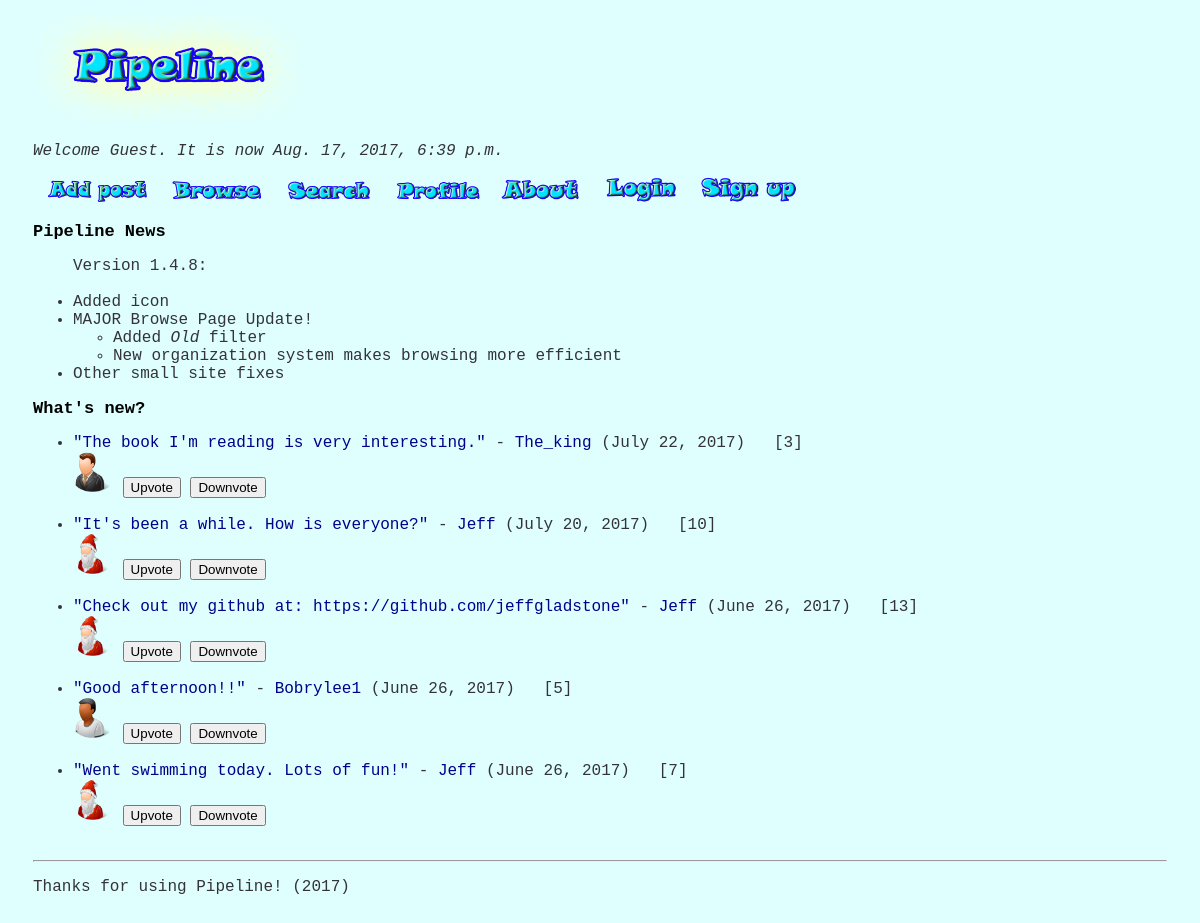
The app's page /, older data.
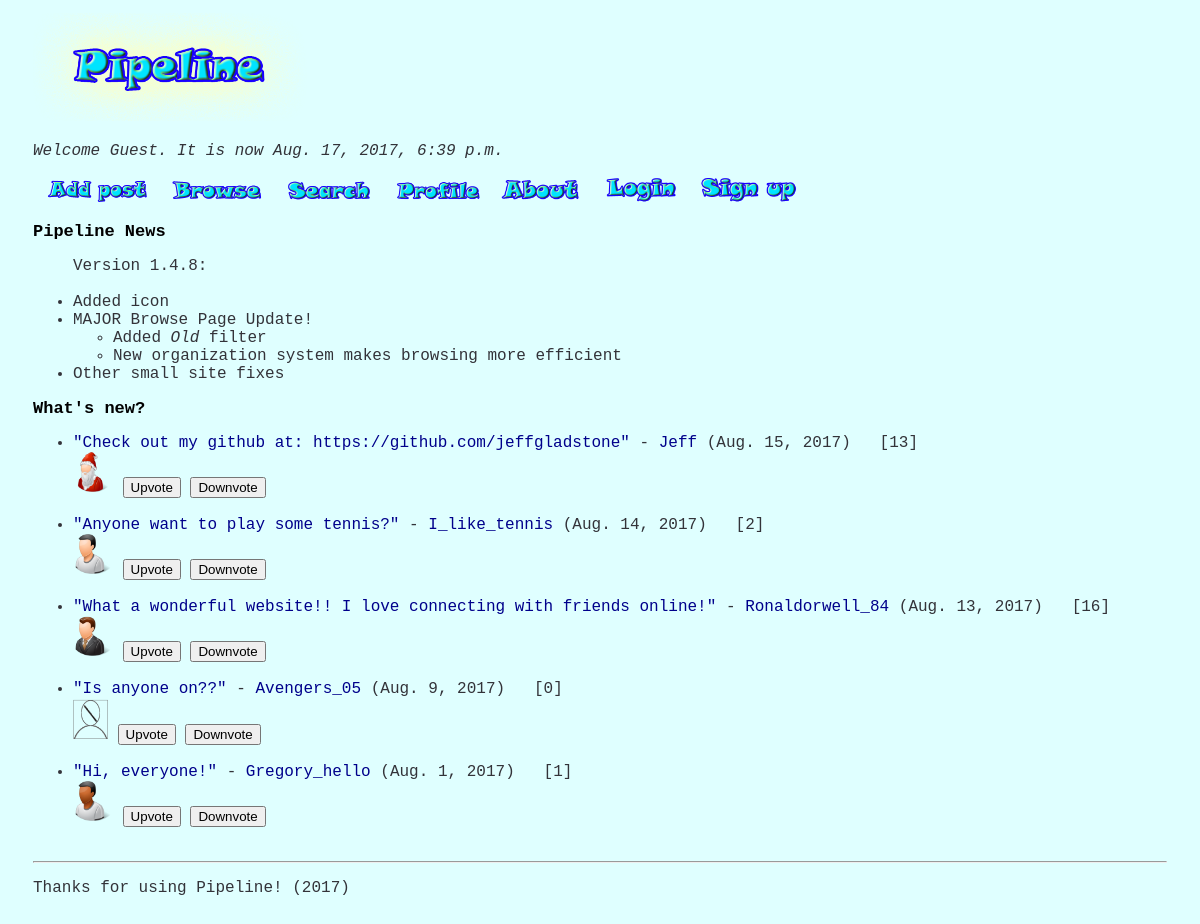
The same page, newer data.
### posts/models.py (models this page shows, shortened)
class Post(models.Model):
    message = models.CharField(max_length=100)
    post_date = models.DateTimeField()
    user = models.ForeignKey(User, null = True, blank = True)
    votes = models.IntegerField()

### pipeline/views.py (the view)
# urls.py: url(r'^$', homepage),
def homepage(request):
    first_name = 'guest'
    now = datetime.datetime.now()
    posts = sort_posts_recent(Post.objects.all())
    posts = posts[0:5]             #Cuts list of posts short for homepage
    if request.user.username:
        username = request.user.username
        first_name = request.user.first_name
    else:
        username = 'guest'
    return render(request, 'homepage.html', {'current_date': now, 'posts': posts, 'username': username, 'first_name': first_name})

### pipeline/views.py (called while the page is built)
def sort_posts_recent(posts_data):
    post_tuples = [(single_post.post_date, single_post) for single_post in posts_data]
    sorted_posts = [item[1] for item in sorted(post_tuples, key=lambda tup: tup[0], reverse=True)]
    return sorted_posts

### templates/homepage.html (shortened to what this page needs)
{% extends "base.html" %}
{% block content %}
<p><i>Welcome {{ first_name | capfirst }}. It is now {{ current_date }}</i></p>
{% load static %}
<a href = "addpost"><img src = "{% static 'pipeline/add_post.png' %}" alt = "Add Post" width = "130px" ></a>
<a href = "browse/new/1"><img src = "{% static 'pipeline/browse.png' %}" alt = "Browse" width = "100px" ></a> &nbsp;
<a href = "search"><img src = "{% static 'pipeline/search_term.png' %}" alt = "Search" width = "100px" ></a> &nbsp;
{% if user.username %}
<a href = "profile/{{request.user.id}}"><img src = "{% static 'pipeline/profile.png' %}" alt = "Profile" width = "95px" ></a> &nbsp;
{% else %}
<a href = "profile/0"><img src = "{% static 'pipeline/profile.png' %}" alt = "Profile" width = "95px" ></a> &nbsp;
{% endif %}
<a href = "about"><img src = "{% static 'pipeline/about.png' %}" alt = "About" width = "85px" ></a> &nbsp;&nbsp;
{% if username == 'guest' %}
<a href = "login"><img src = "{% static 'pipeline/login.png' %}" alt = "Login" width = "85px" ></a> &nbsp;
<a href = "signup"><img src = "{% static 'pipeline/signup.png' %}" alt = "Sign Up" width = "105px" ></a> &nbsp;
{% endif %}
<h2>Pipeline News</h2>
<ul>Version 1.4.8:
    <li>Added icon</li>
    <li>MAJOR Browse Page Update!
        <ul><li>Added <i>Old</i> filter</li>
        <li>New organization system makes browsing more efficient</li></ul>
    </li>
    <li>Other small site fixes</li>
</ul>
<h2>What's new?</h2>
<ul>
	{% for post in posts %}
	<li><a href = "/post/{{post.id}}">"{{ post.message }}"</a> - <a href = "/profile/{{post.user.id}}">{{ post.user.username | capfirst }}</a> {% if post.post_date.date == current_date.date %}(Today, {{ post.post_date.time }}){% else %}({{ post.post_date.date }}){% endif %} &nbsp; [{{ post.votes }}]</li>
{% if post.user.profile.avatar == 'no_avatar' %}<img src = "{% static 'avatars/no_avatar.png' %}" alt = "No Avatar" width = "35px">
        {% elif post.user.profile.avatar == 'avatar1' %}<img src = "{% static 'avatars/avatar1.png' %}" alt = "Avatar 1" width = "40px">
        {% elif post.user.profile.avatar == 'avatar2' %}<img src = "{% static 'avatars/avatar2.png' %}" alt = "Avatar 2" width = "40px">
        {% elif post.user.profile.avatar == 'avatar3' %}<img src = "{% static 'avatars/avatar3.png' %}" alt = "Avatar 3" width = "40px">
        {% elif post.user.profile.avatar == 'avatar4' %}<img src = "{% static 'avatars/avatar4.png' %}" alt = "Avatar 4" width = "40px">
        {% elif post.user.profile.avatar == 'avatar5' %}<img src = "{% static 'avatars/avatar5.png' %}" alt = "Avatar 5" width = "40px">
        {% elif post.user.profile.avatar == 'avatar6' %}<img src = "{% static 'avatars/avatar6.png' %}" alt = "Avatar 6" width = "40px">
        {% elif post.user.profile.avatar == 'avatar7' %}<img src = "{% static 'avatars/avatar7.png' %}" alt = "Avatar 7" width = "40px">
        {% elif post.user.profile.avatar == 'avatar8' %}<img src = "{% static 'avatars/avatar8.png' %}" alt = "Avatar 8" width = "40px">
        {% elif post.user.profile.avatar == 'avatar9' %}<img src = "{% static 'avatars/avatar9.png' %}" alt = "Avatar 9" width = "40px">
        {% elif post.user.profile.avatar == 'avatar10' %}<img src = "{% static 'avatars/avatar10.png' %}" alt = "Avatar 10" width = "40px">{% endif %}</li>
<form action="/post/{{post.id}}" method="get">
	<input type="submit" name = "q" value="Upvote"></form>
<form action="/post/{{post.id}}" method="get">
	<input type="submit" name = "q" value="Downvote">
</form>
{% endfor %}
</ul>
{% endblock %}

Row changes from the older to the newer data that the page shows:
no longer on this page (row unchanged): Post: message "The book I'm reading is very interesting.", user.username "The_king", post_date "July 22, 2017", votes "3"
no longer on this page (row unchanged): Post: message "It's been a while. How is everyone?", user.username "Jeff", post_date "July 20, 2017", votes "10"
no longer on this page (row unchanged): Post: message "Good afternoon!!", user.username "Bobrylee1", post_date "June 26, 2017", votes "5"
no longer on this page (row unchanged): Post: message "Went swimming today. Lots of fun!", user.username "Jeff", post_date "June 26, 2017", votes "7"
changed Post "Check out my github at: https://github.com/jeffgladstone": post_date "June 26, 2017" → "Aug. 15, 2017"
added Post: message "Anyone want to play some tennis?", user.username "I_like_tennis", post_date "Aug. 14, 2017", votes "2"
added Post: message "What a wonderful website!! I love connecting with friends online!", user.username "Ronaldorwell_84", post_date "Aug. 13, 2017", votes "16"
added Post: message "Is anyone on??", user.username "Avengers_05", post_date "Aug. 9, 2017", votes "0"
added Post: message "Hi, everyone!", user.username "Gregory_hello", post_date "Aug. 1, 2017", votes "1"
